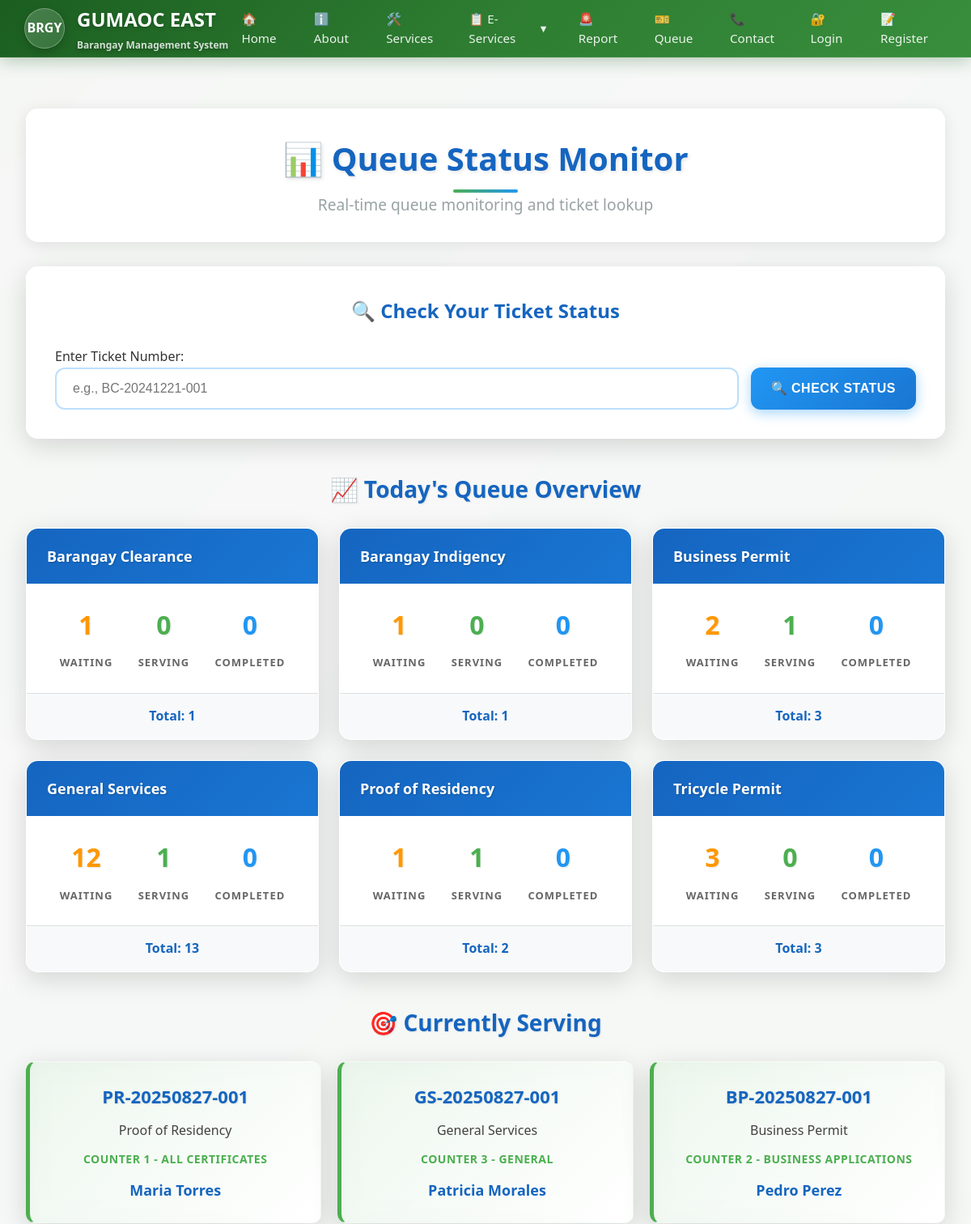
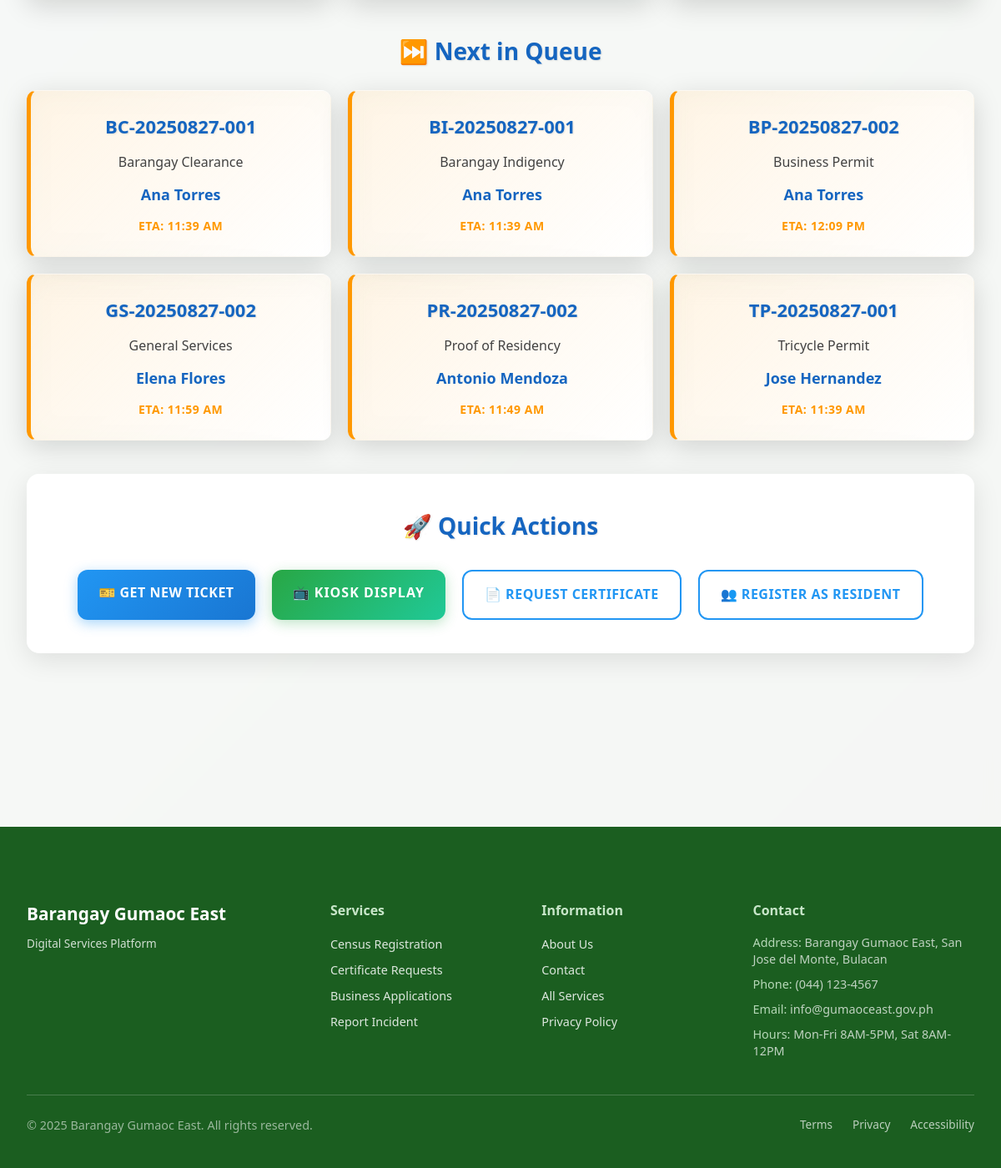
Screenshot of /pages/queue-status.php with the database file from the repository (2 pictures, top to bottom).
### tables this page shows
CREATE TABLE `queue_counters` (
  `id` int(11) NOT NULL,
  `counter_number` varchar(10) NOT NULL,
  `counter_name` varchar(50) NOT NULL,
  `service_id` int(11) DEFAULT NULL,
  `operator_name` varchar(100) DEFAULT NULL,
  `is_active` tinyint(1) DEFAULT 1,
  `current_ticket_id` int(11) DEFAULT NULL,
  `last_called_at` timestamp NULL DEFAULT NULL,
  `created_at` timestamp NOT NULL DEFAULT current_timestamp(),
  `updated_at` timestamp NOT NULL DEFAULT current_timestamp() ON UPDATE current_timestamp()
);

CREATE TABLE `queue_tickets` (
  `id` int(11) NOT NULL,
  `ticket_number` varchar(20) NOT NULL,
  `service_id` int(11) NOT NULL,
  `customer_name` varchar(100) NOT NULL,
  `mobile_number` varchar(20) DEFAULT NULL,
  `user_id` int(11) DEFAULT NULL,
  `purpose` text DEFAULT NULL,
  `priority_level` enum('normal','priority','urgent') DEFAULT 'normal',
  `status` enum('waiting','serving','completed','cancelled','no_show') DEFAULT 'waiting',
  `queue_position` int(11) DEFAULT NULL,
  `estimated_time` datetime DEFAULT NULL,
  `called_at` timestamp NULL DEFAULT NULL,
  `served_at` timestamp NULL DEFAULT NULL,
  `completed_at` timestamp NULL DEFAULT NULL,
  `served_by` varchar(100) DEFAULT NULL,
  `notes` text DEFAULT NULL,
  `created_at` timestamp NOT NULL DEFAULT current_timestamp(),
  `updated_at` timestamp NOT NULL DEFAULT current_timestamp() ON UPDATE current_timestamp()
);

CREATE TABLE `queue_services` (
  `id` int(11) NOT NULL,
  `service_name` varchar(100) NOT NULL,
  `service_code` varchar(10) NOT NULL,
  `description` text DEFAULT NULL,
  `estimated_time` int(11) DEFAULT 15 COMMENT 'Estimated time in minutes',
  `max_daily_capacity` int(11) DEFAULT 50,
  `is_active` tinyint(1) DEFAULT 1,
  `created_at` timestamp NOT NULL DEFAULT current_timestamp(),
  `updated_at` timestamp NOT NULL DEFAULT current_timestamp() ON UPDATE current_timestamp()
);

### pages/queue-status.php (the view, shortened to what this page needs)
<?php
include '../includes/db_connect.php';
try {
    $today_stats = $pdo->query("
        SELECT
            qs.service_name,
            COUNT(qt.id) as total_tickets,
            SUM(CASE WHEN qt.status = 'waiting' THEN 1 ELSE 0 END) as waiting,
            SUM(CASE WHEN qt.status = 'serving' THEN 1 ELSE 0 END) as serving,
            SUM(CASE WHEN qt.status = 'completed' THEN 1 ELSE 0 END) as completed
        FROM queue_services qs
        LEFT JOIN queue_tickets qt ON qs.id = qt.service_id AND DATE(qt.created_at) = CURDATE()
        WHERE qs.is_active = 1
        GROUP BY qs.id, qs.service_name
        ORDER BY qs.service_name
    ")->fetchAll();
    $serving_tickets = $pdo->query("
        SELECT
            qt.ticket_number,
            qt.customer_name,
            qs.service_name,
            qc.counter_name,
            qt.served_at
        FROM queue_tickets qt
        JOIN queue_services qs ON qt.service_id = qs.id
        LEFT JOIN queue_counters qc ON qc.current_ticket_id = qt.id
        WHERE qt.status = 'serving'
        AND DATE(qt.created_at) = CURDATE()
        ORDER BY qt.served_at DESC
    ")->fetchAll();
    $next_tickets = $pdo->query("
        SELECT
            qt.ticket_number,
            qt.customer_name,
            qs.service_name,
            qt.queue_position,
            qt.estimated_time
        FROM queue_tickets qt
        JOIN queue_services qs ON qt.service_id = qs.id
        WHERE qt.status = 'waiting'
        AND DATE(qt.created_at) = CURDATE()
        AND qt.queue_position = (
            SELECT MIN(qt2.queue_position)
            FROM queue_tickets qt2
            WHERE qt2.service_id = qt.service_id
            AND qt2.status = 'waiting'
            AND DATE(qt2.created_at) = CURDATE()
        )
        ORDER BY qs.service_name
    ")->fetchAll();
} catch (Exception $e) {
    error_log("Queue status error: " . $e->getMessage());
    $today_stats = [];
    $serving_tickets = [];
    $next_tickets = [];
}
include '../includes/header.php';
?>
<div class="container">
    <div class="section">
        <div class="section-header">
            <h2>📊 Queue Status Monitor</h2>
            <p class="section-subtitle">Real-time queue monitoring and ticket lookup</p>
        </div>
        <div class="lookup-section">
            <div class="lookup-card">
                <h3>🔍 Check Your Ticket Status</h3>
                <form method="POST" class="lookup-form">
                    <div class="form-group">
                        <label for="ticket_number">Enter Ticket Number:</label>
                        <div class="input-group">
                            <input type="text"
                                   id="ticket_number"
                                   name="ticket_number"
                                   placeholder="e.g., BC-20241221-001"
                                   value="<?php echo isset($_POST['ticket_number']) ? htmlspecialchars($_POST['ticket_number']) : ''; ?>"
                                   required>
                            <button type="submit" class="btn btn-primary">🔍 Check Status</button>
                        </div>
                    </div>
                </form>
            </div>
        </div>
        <div class="status-overview">
            <h3>📈 Today's Queue Overview</h3>
            <div class="stats-grid">
                <?php foreach ($today_stats as $stat): ?>
                <div class="stat-card">
                    <div class="stat-header">
                        <h4><?php echo htmlspecialchars($stat['service_name']); ?></h4>
                    </div>
                    <div class="stat-body">
                        <div class="stat-item">
                            <span class="stat-number waiting"><?php echo $stat['waiting']; ?></span>
                            <span class="stat-label">Waiting</span>
                        </div>
                        <div class="stat-item">
                            <span class="stat-number serving"><?php echo $stat['serving']; ?></span>
                            <span class="stat-label">Serving</span>
                        </div>
                        <div class="stat-item">
                            <span class="stat-number completed"><?php echo $stat['completed']; ?></span>
                            <span class="stat-label">Completed</span>
                        </div>
                    </div>
                    <div class="stat-footer">
                        <span class="total-tickets">Total: <?php echo $stat['total_tickets']; ?></span>
                    </div>
                </div>
                <?php endforeach; ?>
            </div>
        </div>
        <?php if (count($serving_tickets) > 0): ?>
        <div class="serving-section">
            <h3>🎯 Currently Serving</h3>
            <div class="serving-grid">
                <?php foreach ($serving_tickets as $ticket): ?>
                <div class="serving-card">
                    <div class="serving-ticket"><?php echo htmlspecialchars($ticket['ticket_number']); ?></div>
                    <div class="serving-service"><?php echo htmlspecialchars($ticket['service_name']); ?></div>
                    <div class="serving-counter"><?php echo htmlspecialchars($ticket['counter_name'] ?? 'Counter'); ?></div>
                    <div class="serving-customer"><?php echo htmlspecialchars($ticket['customer_name']); ?></div>
                </div>
                <?php endforeach; ?>
            </div>
        </div>
        <?php endif; ?>
        <?php if (count($next_tickets) > 0): ?>
        <div class="next-section">
            <h3>⏭️ Next in Queue</h3>
            <div class="next-grid">
                <?php foreach ($next_tickets as $ticket): ?>
                <div class="next-card">
                    <div class="next-ticket"><?php echo htmlspecialchars($ticket['ticket_number']); ?></div>
                    <div class="next-service"><?php echo htmlspecialchars($ticket['service_name']); ?></div>
                    <div class="next-customer"><?php echo htmlspecialchars($ticket['customer_name']); ?></div>
                    <?php if ($ticket['estimated_time']): ?>
                    <div class="next-eta">ETA: <?php echo date('g:i A', strtotime($ticket['estimated_time'])); ?></div>
                    <?php endif; ?>
                </div>
                <?php endforeach; ?>
            </div>
        </div>
        <?php endif; ?>
        <div class="quick-actions">
            <h3>🚀 Quick Actions</h3>
            <div class="action-buttons">
                <a href="queue-ticket.php" class="btn btn-primary">🎫 Get New Ticket</a>
                <a href="queue-kiosk.php" class="btn btn-success">📺 Kiosk Display</a>
                <a href="certificate-request.php" class="btn btn-outline">📄 Request Certificate</a>
                <a href="resident-registration.php" class="btn btn-outline">👥 Register as Resident</a>
            </div>
        </div>
    </div>
</div>
<?php include '../includes/footer.php'; ?>

### css/styles.css (style rules this page uses)
body { font-family: 'Roboto', sans-serif; margin: 0; padding: 0; background-color: #f4f7f9; color: #333; line-height: 1.6; }
.container { max-width: 1400px; margin: 0 auto; padding: 2rem; }
.section { margin-bottom: 6rem; padding: 2rem 0; }
.section-header { text-align: center; margin-bottom: 4rem; }
.section-header h2 { font-size: 2.8rem; font-weight: 700; color: #2c3e50; margin-bottom: 1rem; position: relative; }
.section-header h2::after { content: ''; position: absolute; bottom: -10px; left: 50%; transform: translateX(-50%); width: 80px; height: 4px; background: linear-gradient(45deg, #4CAF50, #2196F3); border-radius: 2px; }
.section-header p { font-size: 1.2rem; color: #7f8c8d; max-width: 600px; margin: 0 auto; }
.quick-actions { background: linear-gradient(135deg, #1b5e20 0%, #2e7d32 100%); padding: 3rem; border-radius: 20px; text-align: center; box-shadow: 0 8px 32px rgba(46, 125, 50, 0.3); margin-top: 2rem; }
.btn { display: inline-block; padding: 1rem 2rem; border-radius: 50px; text-decoration: none; font-weight: 600; font-size: 1rem; transition: all 0.3s ease; cursor: pointer; border: none; text-align: center; }
.btn-primary { background: linear-gradient(135deg, #4CAF50 0%, #2196F3 100%); color: white; box-shadow: 0 4px 15px rgba(76, 175, 80, 0.3); }
.btn-outline { background: transparent; color: white; border: 2px solid rgba(255, 255, 255, 0.3); backdrop-filter: blur(10px); }

### includes/header.php (style rules this page uses)
* { margin: 0; padding: 0; box-sizing: border-box; }
body { font-family: 'Segoe UI', Tahoma, Geneva, Verdana, sans-serif; background: url('assets/images/background.jpg') center/cover no-repeat; background-attachment: fixed; background-color: #2d5a27; min-height: 100vh; position: relative; }
body::before { content: ''; position: fixed; top: 0; left: 0; width: 100%; height: 100%; background: linear-gradient(135deg, rgba(45, 90, 39, 0.7) 0%, rgba(74, 124, 89, 0.6) 25%, rgba(53, 122, 60, 0.65) 50%, rgba(45, 90, 39, 0.7) 75%, rgba(30, 58, 26, 0.8) 100%); z-index: 1; }

### rows the page displays
queue_counters: current_ticket.ticket_number "PR-20250827-001", queue_services.service_name "Proof of Residency", counter_name "COUNTER 1 - ALL CERTIFICATES", current_ticket.customer_name "Maria Torres"
queue_counters: current_ticket.ticket_number "GS-20250827-001", service.service_name "General Services", counter_name "COUNTER 3 - GENERAL", current_ticket.customer_name "Patricia Morales"
queue_counters: current_ticket.ticket_number "BP-20250827-001", service.service_name "Business Permit", counter_name "COUNTER 2 - BUSINESS APPLICATIONS", current_ticket.customer_name "Pedro Perez"

### other values shown
$stat['service_name'] "Barangay Clearance"
$stat['waiting'] "1"
$stat['serving'] "0"
$stat['completed'] "0"
$stat['total_tickets'] "1"
$stat['service_name'] "Barangay Indigency"
$stat['service_name'] "Business Permit"
$stat['waiting'] "2"
$stat['serving'] "1"
$stat['total_tickets'] "3"
$stat['service_name'] "General Services"
$stat['waiting'] "12"
$stat['total_tickets'] "13"
$stat['service_name'] "Proof of Residency"
$stat['total_tickets'] "2"
